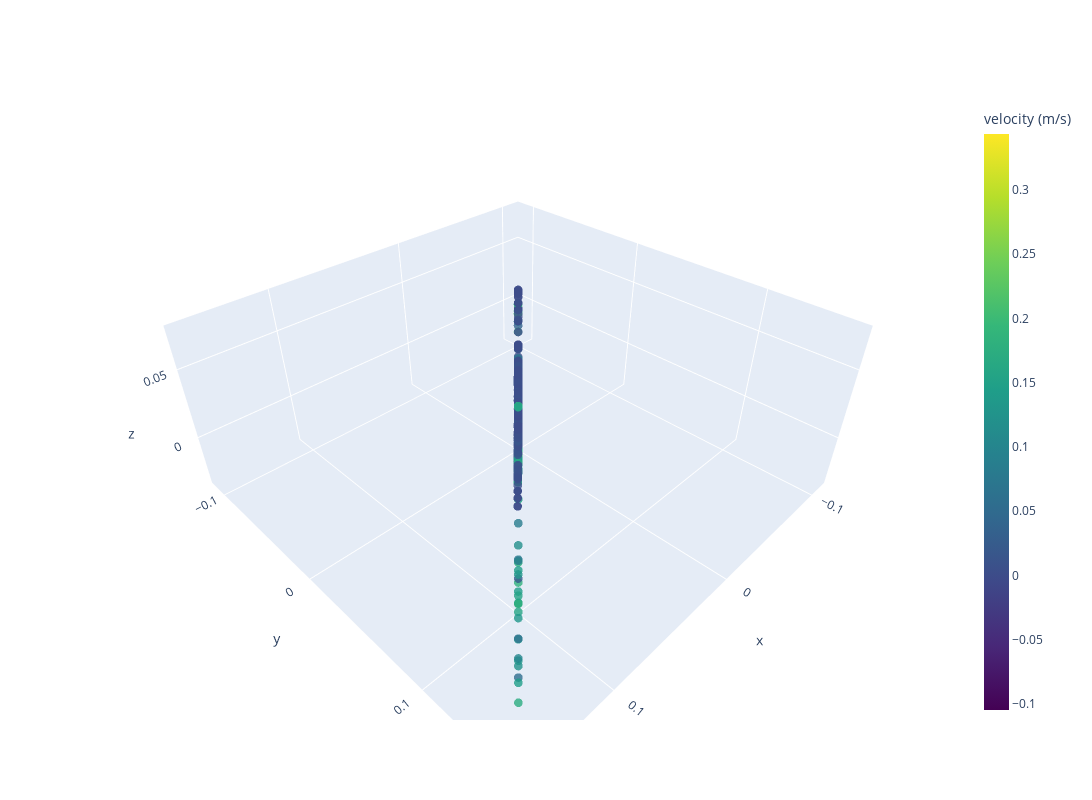
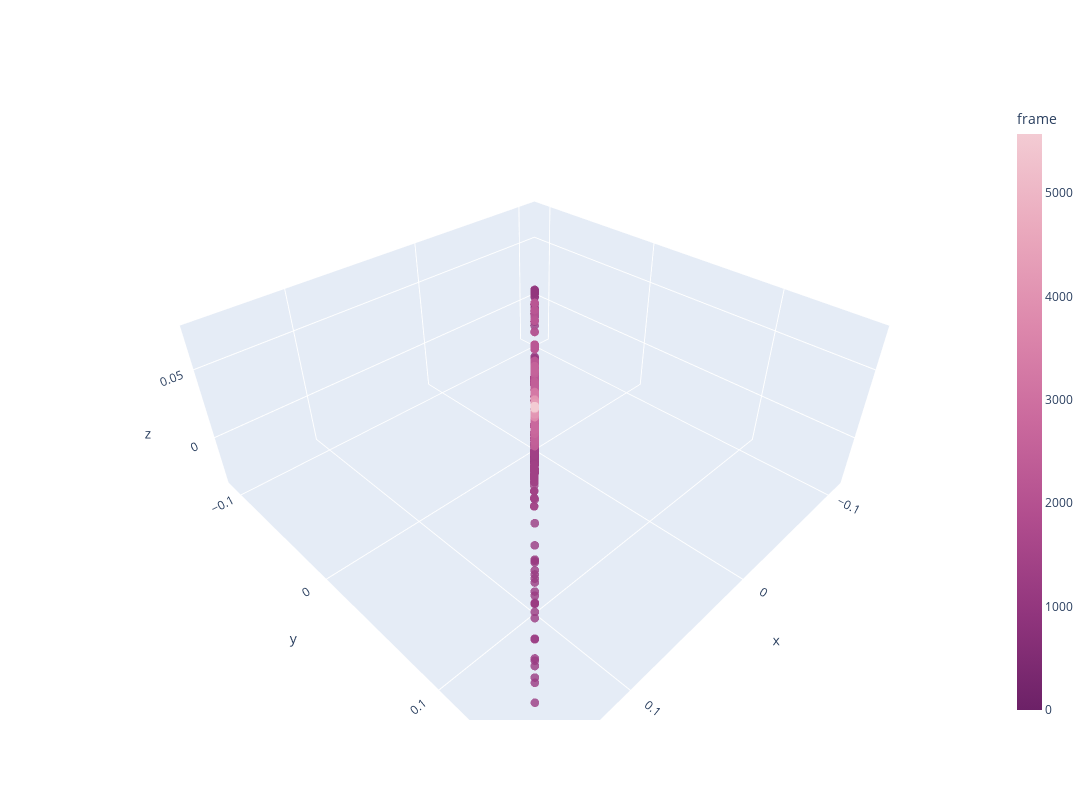

Here is the notebook cell these charts were saved with, in order:
### Code cell
############################################
############################################
############################################
v = visualize.Visualize()

############################################
title='velocity (m/s)'
cmap = 'viridis'

v.plot_scatter_3d( 
                   np.real(Y[:,:3]), 
                 w.track.velocity.values[::10],
                 title,
                 cmap,
                   1,1
                  )


#############################################
title='frame'
cmap = 'magenta_r'
v.plot_scatter_3d( 
                   np.real(Y[:,:3]), 
             None,
             title,
             cmap,
            1,1)

### Figure 1 — Plotly figure (JSON) as saved in the notebook; plotly's stock layout.template omitted (floating-point values rounded to 4 significant figures; data arrays with more than 128 entries replaced by an {"elided": "..."} marker saying what was removed)
{"data": [{"marker": {"color": {"elided": "5574 float values"}, "colorbar": {"outlinewidth": 0, "thickness": 25, "title": {"text": "velocity (m/s)"}}, "colorscale": [[0, "#440154"], [0.1111, "#482878"], [0.2222, "#3e4989"], [0.3333, "#31688e"], [0.4444, "#26828e"], [0.5556, "#1f9e89"], [0.6667, "#35b779"], [0.7778, "#6ece58"], [0.8889, "#b5de2b"], [1, "#fde725"]], "opacity": 0.8, "size": 3}, "mode": "markers", "scene": "scene", "type": "scatter3d", "x": {"elided": "5574 float values"}, "y": {"elided": "5574 float values"}, "z": {"elided": "5574 float values"}}], "layout": {"coloraxis": {"colorbar": {"title": {"text": "velocity (m/s)"}}, "colorscale": [[0, "#440154"], [0.1111, "#482878"], [0.2222, "#3e4989"], [0.3333, "#31688e"], [0.4444, "#26828e"], [0.5556, "#1f9e89"], [0.6667, "#35b779"], [0.7778, "#6ece58"], [0.8889, "#b5de2b"], [1, "#fde725"]]}, "height": 800, "scene": {"domain": {"x": [0, 1], "y": [0, 1]}}, "width": 1400}}

### Figure 2 — Plotly figure (JSON) as saved in the notebook; plotly's stock layout.template omitted (floating-point values rounded to 4 significant figures; data arrays with more than 128 entries replaced by an {"elided": "..."} marker saying what was removed)
{"data": [{"marker": {"color": {"elided": "5574 int values"}, "colorbar": {"outlinewidth": 0, "thickness": 25, "title": {"text": "frame"}}, "colorscale": [[0, "rgb(108, 33, 103)"], [0.1667, "rgb(145, 53, 125)"], [0.3333, "rgb(177, 77, 142)"], [0.5, "rgb(202, 105, 157)"], [0.6667, "rgb(221, 136, 172)"], [0.8333, "rgb(234, 169, 189)"], [1, "rgb(243, 203, 211)"]], "opacity": 0.8, "size": 3}, "mode": "markers", "scene": "scene", "type": "scatter3d", "x": {"elided": "5574 float values"}, "y": {"elided": "5574 float values"}, "z": {"elided": "5574 float values"}}], "layout": {"coloraxis": {"colorbar": {"title": {"text": "frame"}}, "colorscale": [[0, "rgb(108, 33, 103)"], [0.1667, "rgb(145, 53, 125)"], [0.3333, "rgb(177, 77, 142)"], [0.5, "rgb(202, 105, 157)"], [0.6667, "rgb(221, 136, 172)"], [0.8333, "rgb(234, 169, 189)"], [1, "rgb(243, 203, 211)"]]}, "height": 800, "scene": {"domain": {"x": [0, 1], "y": [0, 1]}}, "width": 1400}}
